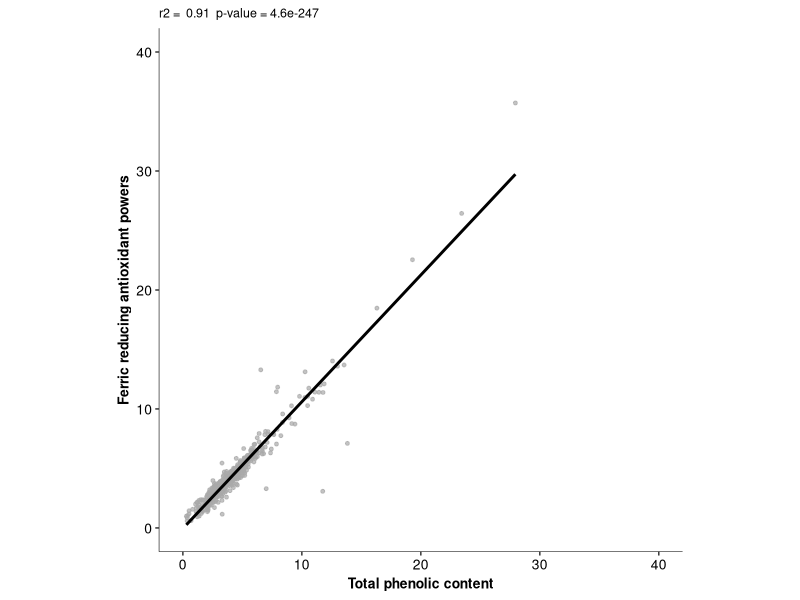

Here is the R script that generated this plot: (Note: this script raises an error after producing the figure.)
## ---- chunk 1
#load packages
library("readr")
library("dplyr")
library("RColorBrewer")
library("gplots")
library("viridis")
library("scales")
library("tidyverse")
library("cowplot")
library("gridExtra")
library("grid")
library("plotrix")

theme_set(theme_classic())

## ---- chunk 2
#load phenotype data.
abc_phenos <- read_csv("../outputs/pheno_meta_data.csv")

#select phenolics data.
abc_phenos <- select(abc_phenos, tpc, frap)

supp_figure_2 <- ggplot(abc_phenos, aes(tpc, frap))+
  geom_point(size=1, alpha=0.7, colour = "darkgrey")+
  theme_bw()+
  labs(x="Total phenolic content", y="Ferric reducing antioxidant powers")+
  theme(panel.border = element_blank(), axis.text=element_text(colour = "black", size=10), axis.title=element_text(size = 10, face = "bold"), panel.grid.major = element_blank(), panel.grid.minor = element_blank(), axis.line = element_line(colour = "black", size = 0.2), plot.title = element_text(size = 9))+
  coord_fixed(xlim = c(0,40), ylim= c(0,40))+
  stat_smooth(method="lm", col="black", se=FALSE)+
  ggtitle(paste("r2 = ", signif(cor.test(abc_phenos$tpc, abc_phenos$frap, method = "pearson")$estimate^2, digits = 2), " p-value =", signif(cor.test(abc_phenos$tpc, abc_phenos$frap, method = "pearson")$p.value, digits = 2)))
ggsave("supp_figure_2", path = "../figures_tables/supp_figures", device = "pdf")

## ---- chunk 3

abc_phenos <- read_csv("../outputs/pheno_meta_data.csv")

#load in test table with new names of the phenos that are shared between the two years and this table has been made with new pheno names so that we can more easily run a loop.
name_table <- read_delim("../data/2016_2017_pheno_table.txt", 
    "\t", escape_double = FALSE, trim_ws = TRUE)

abc_matrix = as.matrix(abc_phenos)

pdf("supp_figure_3.pdf", width = 10, height = 12)
par(mfrow = c(5, 4))
for (i in 1:nrow(name_table)) {
  names_vec = as.character(name_table[i,])
  pheno1 = as.numeric(abc_matrix[,names_vec[1]])
  pheno2 = as.numeric(abc_matrix[,names_vec[2]])
  index_both_phenos = which(!is.na(pheno1) & !is.na(pheno2))
  maxlim = max(c(pheno1[index_both_phenos],pheno2[index_both_phenos]),na.rm = T)
  maxlim = maxlim * 1.1
  minlim = min(c(pheno1[index_both_phenos],pheno2[index_both_phenos]),na.rm = T)
  minlim = minlim * 0.9
  cortest = cor.test(pheno1, pheno2, method = "pearson")
  r2 = as.numeric(round(cortest$estimate^2, 3))
  pval = as.numeric(signif(cortest$p.val, 3))*17
  plot(pheno1, pheno2, pch=16, col="darkgrey", xlab = "2016", ylab = "2017", sub = paste("r2 = ", r2, " p =", pval, " N =", length(index_both_phenos)), main = paste(names_vec[3], names_vec[4]), xlim = c(minlim, maxlim), ylim = c(minlim, maxlim), abline(lm(pheno2 ~ pheno1)))
}
dev.off()



## ---- chunk 4
abc_phenos <- read_csv("../outputs/pheno_meta_data.csv")

abc_phenos <- abc_phenos %>% select(apple_id, date_jul_16_harv, time_ripen_16_harv, weight_avg_16_harv, firmness_avg_16_harv, brix_avg_16_harv, acidity_16_harv)  %>% gather(key="pheno", value="value", -apple_id) 

#change the phenotype to a factor and reorder the factor
class(abc_phenos$pheno)
abc_phenos$pheno <- as.factor(abc_phenos$pheno)
levels(abc_phenos$pheno)

#set the levels for the factors and reoder the levels/rename
abc_phenos$pheno <- factor(abc_phenos$pheno, levels=c("date_jul_16_harv", "time_ripen_16_harv", "weight_avg_16_harv", "firmness_avg_16_harv", "brix_avg_16_harv", "acidity_16_harv"))
levels(abc_phenos$pheno)


#filter the top ten apples then calculate the max and the median, then summarize to get min and max
top_ten <-  abc_phenos %>% filter(apple_id %in% c(48, 205, 160, 167, 1223, 222, 57, 235, 171))

#caluclate min of each trait
min_top_ten <- top_ten %>% group_by(pheno) %>% slice(which.min(value))

#caluclate max of each trait
max_top_ten <- top_ten %>% group_by(pheno) %>% slice(which.max(value))

#calculate the median of the top ten
median_top_ten <- top_ten %>% group_by(pheno) %>% summarise(median = median(value, na.rm=T))

#calculate IQR
iqr_top_ten <- top_ten %>% group_by(pheno) %>% summarise(iqr_top_ten= IQR(value, na.rm=T))

#make a table with the max and min values together
min_max_top_ten <- left_join(min_top_ten, max_top_ten, by = "pheno")
min_max_top_ten <- left_join(min_max_top_ten, median_top_ten, by = "pheno")
min_max_top_ten <- left_join(min_max_top_ten, iqr_top_ten, by = "pheno")

min_max_top_ten <- min_max_top_ten %>% select(-c(apple_id.x, apple_id.y))

#rename columns
colnames(min_max_top_ten)[colnames(min_max_top_ten)=="value.x"] <- "min_top"
colnames(min_max_top_ten)[colnames(min_max_top_ten)=="value.y"] <- "max_top"
colnames(min_max_top_ten)[colnames(min_max_top_ten)=="median"] <- "median_top"


min_max_top_ten <- min_max_top_ten %>% group_by(pheno)

#make labels for each panel in the facet grid
labels <- c(date_jul_16_harv = "Harvest date (Julian days) N=608", time_ripen_16_harv ="Time to ripen (julian days) N=607", weight_avg_16_harv = "Weight (g) N=609", firmness_avg_16_harv = "Firmness (kg/cm) N=610", brix_avg_16_harv = "Soluble solids (Brix) N=608", acidity_16_harv = "Acidity (g/L) N=571")

#make histograms for supp fig 4
pdf("supp_figure_4.pdf", width = 9, height = 6)
abc_phenos %>% ggplot(aes(x=value))+
  geom_rect(data = min_max_top_ten, aes(ymin = 0, ymax = Inf, xmin = min_top, xmax = max_top), fill = "lightgrey", inherit.aes = FALSE)+
  geom_histogram(bins=30, size = 0.8)+
  ylab("Count")+
  scale_x_continuous(expand = c(0,0))+
  scale_y_continuous(expand = c(0,0))+
  facet_wrap(~pheno, scale='free', nrow=2, strip.position = "bottom", labeller=labeller(pheno = labels))+
  theme(strip.placement = "outside", strip.background = element_blank(), panel.spacing = unit(2, "lines"), axis.title.x = element_blank(), strip.text.x = element_text(size = 8, face = "bold"), axis.text.x = element_text(size = 7), axis.text.y = element_text(size = 7))
dev.off()




## ---- chunk 5
abc_phenos <- read_csv("../outputs/pheno_meta_data.csv")


acid_percent <- abc_phenos %>% select(apple_id, percent_acidity_16) %>% gather(key="pheno", value="value", -apple_id) 
top_ten_acid_percent <-  acid_percent %>% filter(apple_id %in% c(48, 205, 160, 167, 1223, 222, 57, 235, 171))


brix_percent <- abc_phenos %>% select(apple_id, percent_brix_16) %>% gather(key="pheno", value="value", -apple_id) 
top_ten_brix_percent <-  brix_percent %>% filter(apple_id %in% c(48, 205, 160, 167, 1223, 222, 57, 235, 171))


firmness_percent <- abc_phenos %>% select(apple_id, percent_firmness_avg_16) %>% gather(key="pheno", value="value", -apple_id) 
top_ten_firmness_percent <-  firmness_percent %>% filter(apple_id %in% c(48, 205, 160, 167, 1223, 222, 57, 235, 171))


weight_percent <- abc_phenos %>% select(apple_id, percent_weight_16) %>% gather(key="pheno", value="value", -apple_id)
top_ten_weight_percent <-  weight_percent %>% filter(apple_id %in% c(48, 205, 160, 167, 1223, 222, 57, 235, 171))


pdf("supp_figure_5.pdf", width = 8, height = 10)

a1 <- ggplot(abc_phenos, aes(acidity_16_harv, acidity_16_stor))+
  geom_point(size=1, alpha=0.7, colour = "darkgrey")+
  theme_bw()+
  labs(x="Acidity at harvest (g/L)", y="Acidity after storage (g/L)")+
  theme(panel.border = element_blank(), axis.text=element_text(colour = "black", size=10), axis.title=element_text(size = 10, face = "bold"), panel.grid.major = element_blank(), panel.grid.minor = element_blank(), axis.line = element_line(colour = "black", size = 0.2), plot.title = element_text(size = 9))+
  coord_fixed(xlim = c(0,18), ylim= c(0,18))+
  stat_smooth(method="lm", col="black", se=FALSE)+
  ggtitle(paste("r2 = ", signif(cor.test(abc_phenos$acidity_16_harv, abc_phenos$acidity_16_stor, method = "pearson")$estimate^2, digits = 2), " p-value =", signif(cor.test(abc_phenos$acidity_16_harv, abc_phenos$acidity_16_stor, method = "pearson")$p.value, digits = 2)))


a2 = ggplot(data=abc_phenos, aes(abc_phenos$percent_acidity_16))+
  geom_rect(data = top_ten_acid_percent, aes(ymin = 0, ymax = Inf, xmin = min(value, na.rm = T), xmax = max(value, na.rm = T)), fill = "lightgrey", inherit.aes = FALSE)+
  geom_histogram(bins = 50)+
  scale_x_continuous(name = "Change in Acidity (%) N=333")+
  scale_y_continuous(name = "Count", expand = c(0,0))+
  theme(axis.text=element_text(colour = "black", size=9), axis.title=element_text(size = 10, face = "bold"))


##################################

b1 <- ggplot(abc_phenos, aes(brix_avg_16_harv, brix_16_stor))+
  geom_point(size=1, alpha=0.7, colour = "darkgrey")+
  theme_bw()+
  labs(x="SSC at harvest (Brix)", y="SSC after storage (Brix)")+
  theme(panel.border = element_blank(), axis.text=element_text(colour = "black", size=10), axis.title=element_text(size = 10, face = "bold"), panel.grid.major = element_blank(), panel.grid.minor = element_blank(), axis.line = element_line(colour = "black", size = 0.2), plot.title = element_text(size = 9))+
  coord_fixed(xlim = c(7,21), ylim= c(7,21))+
  stat_smooth(method="lm", col="black", se = FALSE)+
  ggtitle(paste("r2 = ", signif(cor.test(abc_phenos$brix_avg_16_harv, abc_phenos$brix_16_stor, method = "pearson")$estimate^2, digits = 2), " p-value =", signif(cor.test(abc_phenos$brix_avg_16_harv, abc_phenos$brix_16_stor, method = "pearson")$p.value, digits = 2)))
  
  

b2 = ggplot(data=abc_phenos, aes(abc_phenos$percent_brix_16))+
  geom_rect(data = top_ten_brix_percent, aes(ymin = 0, ymax = Inf, xmin = min(value, na.rm = T), xmax = max(value, na.rm = T)), fill = "lightgrey", inherit.aes = FALSE)+
  geom_histogram(bins = 50)+
  scale_x_continuous(name = "Change in SSC (%) N=343")+
  scale_y_continuous(name = "Count", expand = c(0,0))+
  theme(axis.text=element_text(colour = "black", size=9), axis.title=element_text(size = 10, face = "bold"))

#############################################

f1 <- ggplot(abc_phenos, aes(firmness_avg_16_harv, firmness_avg_16_stor))+
  geom_point(size=1, alpha=0.7, colour = "darkgrey")+
  theme_bw()+
  labs(x="Firmness at harvest (kg/cm2)", y="Firmness after storage (kg/cm2)")+
  theme(panel.border = element_blank(), axis.text=element_text(colour = "black", size=10), axis.title=element_text(size = 10, face = "bold"), panel.grid.major = element_blank(), panel.grid.minor = element_blank(), axis.line = element_line(colour = "black", size = 0.2), plot.title = element_text(size = 9))+
  coord_fixed(xlim = c(2,14), ylim= c(2,14))+
  stat_smooth(method="lm", col="black", se = FALSE)+
  ggtitle(paste("r2 = ", signif(cor.test(abc_phenos$firmness_avg_16_harv, abc_phenos$firmness_avg_16_stor, method = "pearson")$estimate^2, digits = 3), " p-value = ", signif(cor.test(abc_phenos$firmness_avg_16_harv, abc_phenos$firmness_avg_16_stor, method = "pearson")$p.value, digits = 2)))


f2 = ggplot(data=abc_phenos, aes(abc_phenos$percent_firmness_avg_16))+
  geom_rect(data = top_ten_firmness_percent, aes(ymin = 0, ymax = Inf, xmin = min(value, na.rm = T), xmax = max(value, na.rm = T)), fill = "lightgrey", inherit.aes = FALSE)+
  geom_histogram(bins = 50)+
  scale_x_continuous(name = "Change in Firmness (%) N=352")+
  scale_y_continuous(name = "Count", expand = c(0,0))+
  theme(axis.text=element_text(colour = "black", size=9), axis.title=element_text(size = 10, face = "bold"))


#############################################


w1 <- ggplot(abc_phenos, aes(weight_avg_16_harv, weight_avg_16_stor))+
  geom_point(size=1, alpha=0.7, colour = "darkgrey")+
  theme_bw()+
  labs(x="Weight at harvest (g)", y="Weight after storage (g)")+
  theme(panel.border = element_blank(), axis.text=element_text(colour = "black", size=10), axis.title=element_text(size = 10, face = "bold"), panel.grid.major = element_blank(), panel.grid.minor = element_blank(), axis.line = element_line(colour = "black", size = 0.2), plot.title = element_text(size = 9))+
  coord_fixed(xlim = c(42,350), ylim= c(42,350))+
  stat_smooth(method="lm", col="black", se = FALSE)+
  ggtitle(paste("r2 = ", signif(cor.test(abc_phenos$weight_avg_16_harv, abc_phenos$weight_avg_16_stor, method = "pearson")$estimate^2, digits = 3), " p-value = ", signif(cor.test(abc_phenos$weight_avg_16_harv, abc_phenos$weight_avg_16_stor, method = "pearson")$p.value, digits = 2)))  



w2 = ggplot(data=abc_phenos, aes(abc_phenos$percent_weight_16))+
  geom_rect(data = top_ten_weight_percent, aes(ymin = 0, ymax = Inf, xmin = min(value, na.rm = T), xmax = max(value, na.rm = T)), fill = "lightgrey", inherit.aes = FALSE)+
  geom_histogram(bins = 50)+
  scale_x_continuous(name = "Change in Weight (%) N=355")+
  scale_y_continuous(name = "Count", expand = c(0,0))+
  theme(axis.text=element_text(colour = "black", size=9), axis.title=element_text(size = 10, face = "bold"))


list_of_figures <- list(a1, a2, b1, b2, f1, f2, w1, w2)

cowplot::plot_grid(
  plotlist = list_of_figures,
  nrow = 4, 
  align = 'hv',
  labels = "auto",
  hjust = -1
)
dev.off()

## ---- chunk 6

#make supplemental figure 5 heatmap of correlations between phenotypes for 2016 data.
#Load phenotype table
abc_phenos <- read_csv("../outputs/pheno_meta_data.csv")

abc_phenos <- abc_phenos %>% select(precocity_16_harv, flowering_jul_16_harv, time_ripen_16_harv, date_jul_16_harv, juiciness_16_harv, weight_avg_16_harv, firmness_avg_16_harv, brix_avg_16_harv, acidity_16_harv, brix_acid_16_harv, percent_weight_16, percent_firmness_avg_16, percent_brix_16, percent_acidity_16)

abc_phenos[1:14] <- lapply(abc_phenos[1:14], as.character)
abc_phenos[1:14] <- lapply(abc_phenos[1:14], as.numeric)

#change from tbl to base dataframe.
abc_phenos <- as.data.frame(abc_phenos)

#create an empty matrix for correlations, make matrix with no data and just col and rows from final pheno table.
pairwise_pheno_correlations=matrix(,ncol(abc_phenos), ncol(abc_phenos))
rownames(pairwise_pheno_correlations)=colnames(abc_phenos)
colnames(pairwise_pheno_correlations)=colnames(abc_phenos)
#marix for pvalues.
pairwise_pheno_correlations_pval=matrix(,ncol(abc_phenos), ncol(abc_phenos))
rownames(pairwise_pheno_correlations_pval)=colnames(abc_phenos)
colnames(pairwise_pheno_correlations_pval)=colnames(abc_phenos)

#Treat the data as all quantitative data and run pearson's correlation.
for (i in 1:ncol(abc_phenos)) {
  phenoname_x = colnames(abc_phenos)[i]
  for (j in 1:ncol(abc_phenos)) {
    phenoname_y = colnames(abc_phenos)[j]
    pairwise_pheno_correlations[j,i]=cor.test(abc_phenos[,i], abc_phenos[,j], method = "pearson")$estimate^2
    pairwise_pheno_correlations_pval[j,i]= cor.test(abc_phenos[,i], abc_phenos[,j], method = "pearson")$p.value
  }
}



#bonneferonni correct
pairwise_pheno_correlations_pval[upper.tri(pairwise_pheno_correlations_pval)] = p.adjust(pairwise_pheno_correlations_pval[upper.tri(pairwise_pheno_correlations_pval)], method = "bonferroni")
pairwise_pheno_correlations_pval[lower.tri(pairwise_pheno_correlations_pval)] = p.adjust(pairwise_pheno_correlations_pval[lower.tri(pairwise_pheno_correlations_pval)], method = "bonferroni")



#make the heat map/
#Set colour.
hmcol = colorRampPalette(brewer.pal(9, "BrBG"))

#Get one half of correlation square (aka one triangle). Set lower to NA.
pairwise_pheno_correlations[lower.tri(pairwise_pheno_correlations)] <- NA

#make heat map for correlations without key.
pdf("supp_figure_6_heatmap.pdf", width = 8, height = 8)
mar.default <- c(0,0,0,0)
par(mar=mar.default, cex = 0.5)
heatmap.2(pairwise_pheno_correlations,
          col = hmcol(1000),
          key=T,
          keysize = 2.5,
          symm = T,
          Colv = F,
          Rowv = F,
          trace="none",
          dendrogram = "none",
          density.info = "none",
          symbreaks = T,
          colsep = c(0:14),
          rowsep = c(0:14),
          sepcolor = "white",
          sepwidth = c(0.05, 0.05),
          symkey = T,
          margin = c(12,12)
          )
dev.off()

#heat map for pvals of correlations.

#Get one half of correltaion square (aka one triangle). Set lower to NA.
pairwise_pheno_correlations_pval[upper.tri(pairwise_pheno_correlations_pval)] <- NA

#Pick colours.
hmcol_p = rev(brewer.pal(3, "YlGn"))
hmcol_p[3] = "#F7F7F7"

pdf("supp_figure_6_heatmap_pval.pdf", width = 8, height = 8)
mar.default <- c(0,0,0,0)
par(mar=mar.default, cex = 0.5)
heatmap.2(pairwise_pheno_correlations_pval,
          col = hmcol_p,
          key=T,
          keysize = 0.5,
          symm = T,
          Colv = F,
          Rowv = F,
          trace="none",
          dendrogram = "none",
          density.info = "none",
          breaks = c(0, 0.01, 0.05, 1),
          revC = F,
          symbreaks = T,
          colsep = c(0:28),
          rowsep = c(0:28),
          sepcolor = "white",
          sepwidth = c(0.05, 0.05),
          symkey = T,
          margin = c(12, 12)
          )
dev.off()

#save p-values and rhos for supplemental table.
write.table(pairwise_pheno_correlations, file = "../figures_tables/supp_tables/supp_table_5_r2.csv", quote = F, sep = ",", row.names = F)

write.table(pairwise_pheno_correlations_pval, file = "../figures_tables/supp_tables/supp_table_5_pvals.csv", quote = F, sep = ",", row.names = F)

## ---- chunk 7
#make supplemental table 3 of min, max and median.

#Load phenotype table
abc_phenos <- read_csv("../outputs/pheno_meta_data.csv")

abc_pheno_field <- abc_phenos %>% select(apple_id, precocity_16_harv, flowering_jul_16_harv, time_ripen_2017, date_jul_17_harv, juiciness_16_harv, weight_avg_17_harv, firmness_avg_17_harv, brix_17_harv, acidity_17_harv, tpc, percent_weight_avg_17, percent_firmness_avg_17, percent_brix_17, percent_acidity_17)  %>% gather(key="pheno", value="value", -apple_id) 



#change the phenotype to a factor and reorder the factor
class(abc_pheno_field$pheno)
abc_pheno_field$pheno <- as.factor(abc_pheno_field$pheno)
levels(abc_pheno_field$pheno)

#set the levels for the factors and reorder the levels/rename
abc_pheno_field$pheno <- factor(abc_pheno_field$pheno, levels=c("precocity_16_harv", "flowering_jul_16_harv", "time_ripen_2017", "date_jul_17_harv", "juiciness_16_harv", "weight_avg_17_harv", "firmness_avg_17_harv",  "brix_17_harv", "acidity_17_harv", "tpc", "percent_weight_avg_17", "percent_firmness_avg_17", "percent_brix_17", "percent_acidity_17"))
levels(abc_pheno_field$pheno)


#filter the top ten apples then calculate the max and the median, then summarize to get min and max
top_ten <-  abc_pheno_field %>% filter(apple_id %in% c(48, 205, 160, 167, 1223, 222, 57, 235, 171))
#caluclate min of each trait
min_top_ten <- top_ten %>% group_by(pheno) %>% slice(which.min(value))

#calculate max of each trait
max_top_ten <- top_ten %>% group_by(pheno) %>% slice(which.max(value))

#calculate the median of the top ten
median_top_ten <- top_ten %>% group_by(pheno) %>% summarise(median = median(value, na.rm=T))

#calculate IQR
iqr_top_ten <- top_ten %>% group_by(pheno) %>% summarise(iqr_top_ten= IQR(value, na.rm=T))

#calculate the standard error
error_top_ten <- top_ten %>% group_by(pheno) %>% summarise(error_top_ten= std.error(value, na.rm = T))


#make a table with the max and min values together
min_max_top_ten <- left_join(min_top_ten, max_top_ten, by = "pheno")
min_max_top_ten <- left_join(min_max_top_ten, median_top_ten, by = "pheno")
min_max_top_ten <- left_join(min_max_top_ten, iqr_top_ten, by = "pheno")
min_max_top_ten <- left_join(min_max_top_ten, error_top_ten, by = "pheno")


min_max_top_ten <- min_max_top_ten %>% select(-c(apple_id.x, apple_id.y))

#rename columns
colnames(min_max_top_ten)[colnames(min_max_top_ten)=="value.x"] <- "min_top"
colnames(min_max_top_ten)[colnames(min_max_top_ten)=="value.y"] <- "max_top"
colnames(min_max_top_ten)[colnames(min_max_top_ten)=="median"] <- "median_top"


min_max_top_ten <- min_max_top_ten %>% group_by(pheno)


#########make a table with min and max of the entire collection.

#filter the top ten apples  out then calculate the max and the median, then summarize to get min and max
orchard <- filter(abc_pheno_field, !apple_id %in% c(48, 205, 160, 167, 1223, 222, 57, 235, 171))

#caluclate min of each trait
min_orchard <- orchard %>% group_by(pheno) %>% slice(which.min(value))

#caluclate max of each trait
max_orchard <- orchard %>% group_by(pheno) %>% slice(which.max(value))

#calculate the median of the top ten
median_orchard <- orchard %>% group_by(pheno) %>% summarise(median = median(value, na.rm=T))

#calculate IQR
iqr_orchard <- orchard %>% group_by(pheno) %>% summarise(iqr_orchard= IQR(value, na.rm=T))

#calculate the standard error
error_orchard <- orchard %>% group_by(pheno) %>% summarise(error_top_ten= std.error(value, na.rm = T))

#make a table with the max and min values together
stats_orchard <- left_join(min_orchard, max_orchard, by = "pheno")
stats_orchard <- left_join(stats_orchard, median_orchard, by = "pheno")
stats_orchard <- left_join(stats_orchard, iqr_orchard, by = "pheno")
stats_orchard <- left_join(stats_orchard, error_orchard, by = "pheno")


stats_orchard <- stats_orchard %>% select(-c(apple_id.x, apple_id.y)) %>% rename(min_orchard = value.x) %>% rename(max_orchard = value.y) %>% rename(median_orchard = median)

#combine the top ten and orchard tables

figure_table <- left_join(min_max_top_ten, stats_orchard, by = "pheno")

#########

phenos <- abc_phenos %>% select(apple_id, precocity_16_harv, flowering_jul_16_harv, time_ripen_2017, date_jul_17_harv, juiciness_16_harv, weight_avg_17_harv, firmness_avg_17_harv, brix_17_harv, acidity_17_harv, tpc, percent_weight_avg_17, percent_firmness_avg_17, percent_brix_17, percent_acidity_17)

#make orchard dataframe
all_orchard <- filter(phenos, !apple_id %in% c(48, 205, 160, 167, 1223, 222, 57, 235, 171))
all_orchard <- mutate(all_orchard, apple_type="orchard")
all_orchard <- all_orchard %>% select(-apple_id, precocity_16_harv:apple_type)


orchard_order <- c("apple_type","precocity_16_harv", "flowering_jul_16_harv", "time_ripen_2017", "date_jul_17_harv", "juiciness_16_harv", "weight_avg_17_harv", "firmness_avg_17_harv",  "brix_17_harv", "acidity_17_harv", "tpc", "percent_weight_avg_17", "percent_firmness_avg_17", "percent_brix_17", "percent_acidity_17")
all_orchard <- all_orchard[, orchard_order] 

#make elite dataframe
elite <- filter(phenos, apple_id %in% c(48, 205, 160, 167, 1223, 222, 57, 235, 171))
elite <- mutate(elite, apple_type="elite")
elite <- elite %>% select(-apple_id, precocity_16_harv:apple_type)
elite_order <- c("apple_type","precocity_16_harv", "flowering_jul_16_harv", "time_ripen_2017", "date_jul_17_harv", "juiciness_16_harv", "weight_avg_17_harv", "firmness_avg_17_harv",  "brix_17_harv", "acidity_17_harv", "tpc", "percent_weight_avg_17", "percent_firmness_avg_17", "percent_brix_17", "percent_acidity_17")
elite <- elite[, elite_order] 

comparison_phenos <- full_join(all_orchard, elite)

#calculate wilcoxin p values
precocity_p <- wilcox.test(precocity_16_harv ~ apple_type, data = comparison_phenos,
                   exact = FALSE)$p.value
flowering_p <- wilcox.test(flowering_jul_16_harv ~ apple_type, data = comparison_phenos,
                   exact = FALSE)$p.value
ripen_p <- wilcox.test(time_ripen_2017 ~ apple_type, data = comparison_phenos,
                   exact = FALSE)$p.value
date_p <- wilcox.test(date_jul_17_harv ~ apple_type, data = comparison_phenos,
                   exact = FALSE)$p.value
juiciness_p <- wilcox.test(juiciness_16_harv ~ apple_type, data = comparison_phenos,
                   exact = FALSE)$p.value
weight_p <- wilcox.test(weight_avg_17_harv ~ apple_type, data = comparison_phenos,
                   exact = FALSE)$p.value
firmness_p <- wilcox.test(firmness_avg_17_harv ~ apple_type, data = comparison_phenos,
                   exact = FALSE)$p.value
brix_p <- wilcox.test(brix_17_harv ~ apple_type, data = comparison_phenos,
                   exact = FALSE)$p.value
acidity_p <- wilcox.test(acidity_17_harv ~ apple_type, data = comparison_phenos,
                   exact = FALSE)$p.value
tpc_p <- wilcox.test(tpc ~ apple_type, data = comparison_phenos,
                   exact = FALSE)$p.value
change_weight_p <- wilcox.test(percent_weight_avg_17 ~ apple_type, data = comparison_phenos,
                   exact = FALSE)$p.value
change_firmness_p <- wilcox.test(percent_firmness_avg_17 ~ apple_type, data = comparison_phenos,
                   exact = FALSE)$p.value
change_brix_p <- wilcox.test(percent_brix_17 ~ apple_type, data = comparison_phenos,
                   exact = FALSE)$p.value
change_acidity_p <- wilcox.test(percent_acidity_17 ~ apple_type, data = comparison_phenos,
                   exact = FALSE)$p.value


biglist <- c(precocity_p, flowering_p, ripen_p, date_p, juiciness_p, weight_p, firmness_p,  brix_p, acidity_p, tpc_p, change_weight_p, change_firmness_p, change_brix_p, change_acidity_p)

 
corrected_biglist <- p.adjust(biglist, method = "bonferroni")

#add p-values to the p value column in the figure table.
figure_table$p_values <- biglist
figure_table$p_values_corrected <- corrected_biglist



figure_table <- figure_table %>% group_by(pheno) %>% mutate(prop_dist = (max_top - min_top)/(max_orchard - min_orchard))

figure_table <-figure_table %>% mutate_if(is.numeric, signif, digits = 3)


colnames(figure_table) <- c("Phenotype", "Min 10", "Max 10", "median 10", "IQR 10", "Std. Error 10", "Min", "Max", "Median", "IQR", "Std. Error", "Wilcoxin p-values", "Bonferroni p-values", "Top 10 Proportion of Distribution")


figure_table <- as.data.frame(figure_table)

#decided to take out the IQR columns
figure_table$`IQR 10` <- NULL
figure_table$`IQR` <- NULL


#save table
write.table(figure_table, file = "../figures_tables/supp_table_3.csv", quote = F, sep = ",", row.names = F)



## ---- chunk 8

#load data
abc_phenos <- read_csv("../outputs/pheno_meta_data.csv")

abc_phenos <- select(abc_phenos, release_year:tpc, time_ripen_2017)

abc_phenos <- as.matrix(abc_phenos)

r2 = p = c()
for (i in 2:ncol(abc_phenos)) {
  year_correlation <- cor.test(abc_phenos[,"release_year"], abc_phenos[,i], method = "pearson")
  r2[i] = year_correlation$estimate^2
  p[i] = year_correlation$p.val
}
cor_p = p * 38 #38 comparisons to multiple test correct for.
year_vs_phenos = cbind(colnames(abc_phenos), r2, cor_p)
year_vs_phenos = year_vs_phenos[-1,]
year_vs_phenos <- as.data.frame(year_vs_phenos)
year_vs_phenos$cor_p <- as.numeric(as.character(year_vs_phenos$cor_p))
year_vs_phenos <- year_vs_phenos %>% arrange(-desc(cor_p))

#write table to file.
write.table(year_vs_phenos, file = "../figures_tables/supp_tables/supp_table_7.txt", sep = "\t", row.names = F, quote = F)
